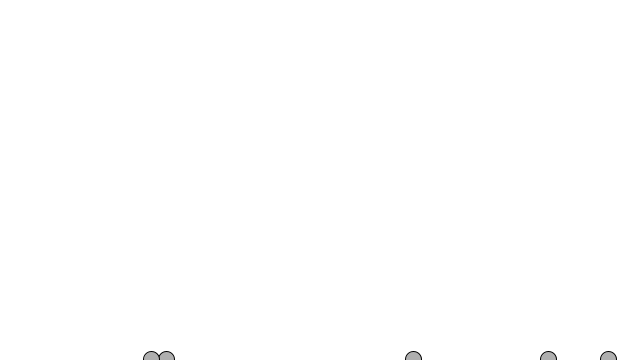
Frame 1 (no input)
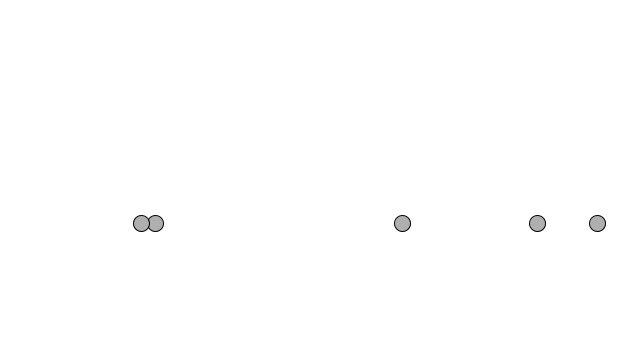
Frame 60 (the mouse pressed at the canvas centre just before this capture)
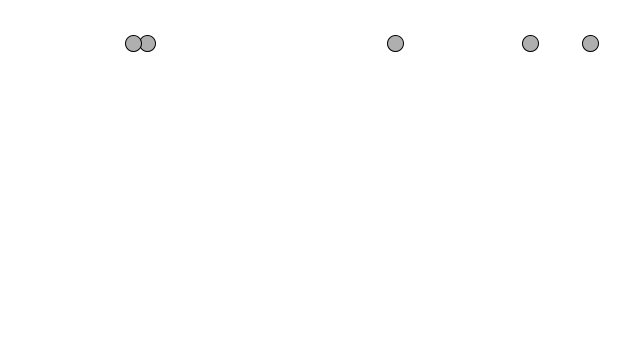
Frame 120 (the mouse held since frame 60 and released just before this capture)

The Processing sketch that drew these frames (run headless with seeded random() and noise(); from frame 60 on, the mouse is pressed at the canvas centre):

// Processing sketch: exercise2_1
// ── exercise2_1.pde
Mover[] movers =  new Mover[5];

PVector wind = new PVector( 0.0, 0.0 );
PVector hellium = new PVector( 0.0, -0.1 );
float noise_t;

void setup()
{
  size(640,360);
  background(255);
  noise_t = 0;
  
  for( int i = 0; i < movers.length; i++ )
  {
    movers[i] = new Mover();
  }
}

void draw()
{
  background(255);
  
  float perlin = map( noise(noise_t), 0, 1, -0.05, 0.05);
  wind = new PVector( perlin, 0);

  for(int i = 0; i<movers.length; i++)
  {
    movers[i].applyForce(wind);
    movers[i].applyForce(hellium);
    movers[i].update();
    movers[i].checkEdges();
    movers[i].display();
  }
  
  noise_t++;
}
// ── Movers.pde
class Mover
{
  PVector location;
  PVector velocity;
  PVector acceleration;
  float topspeed;
  float mass; //　質量
  
  Mover()
  {
    location = new PVector( random(width), height );
    velocity = new PVector( 0,0 );
    acceleration = new PVector( 0,0 );
    topspeed = 3;
    mass = 10;
  }

  void update()
  {
    velocity.add(acceleration);
    velocity.limit(topspeed);
    location.add(velocity);
    acceleration.mult(0);
  }
  
  void checkEdges()
  {
    if(location.x > width)
    {
      location.x = width;
      velocity.x *= (-1);
    } else if ( location.x < 0 ) 
    {
      location.x = 0;
      velocity.x *= (-1);
    }
  
    if(location.y > height)
    {
      location.y = height;
      velocity.y *= (-1);
      
    } else if ( location.y < 0 )
    {
      location.y = 0;
      velocity.y *= (-0.4);
    }
  }

  void display()
  {
    stroke(0);
    fill(175);
    ellipse(location.x, location.y, 16, 16 );
  }

  void applyForce(PVector force)
  {
    acceleration.add(force);
  }
}
